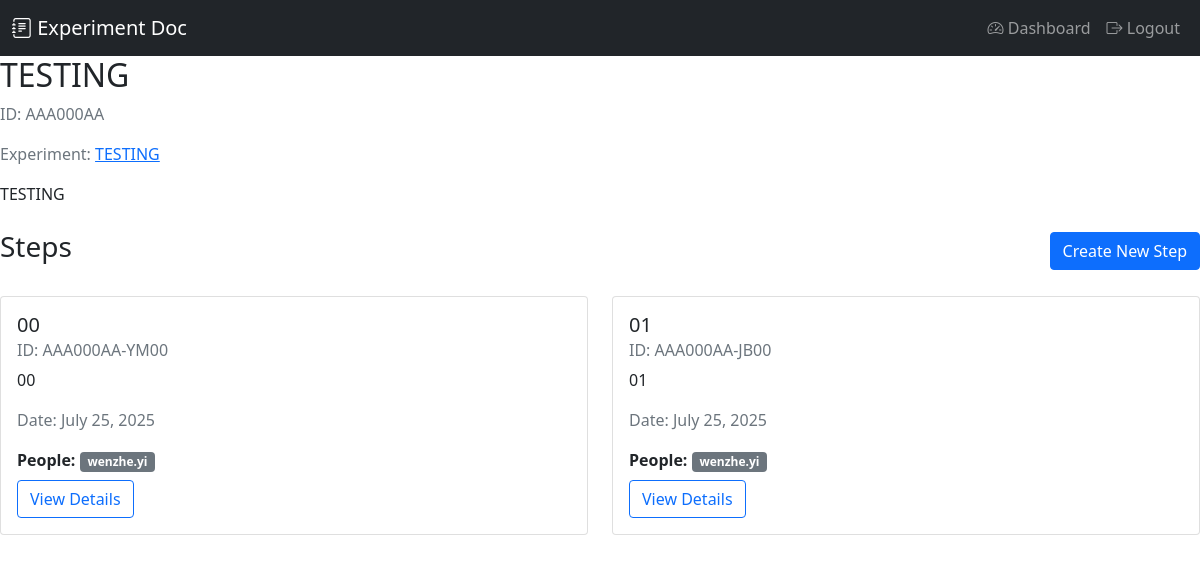
The app's page /flow/AAA000AA/ (signed in) with its own data.
### experiments/models.py (models this page shows, shortened)
class Flow(models.Model):
    id = models.CharField(
        primary_key=True,
        max_length=8,
        validators=[RegexValidator(r'^[A-Z]{3}\d{3}[A-Z]{2}$', 'Format must be AAA000AA')],
        help_text='Flow ID in format AAA000AA'
    )
    experiment = models.ForeignKey(Experiment, on_delete=models.CASCADE, related_name='flows')
    title = models.CharField(max_length=200)
    description = models.TextField(blank=True)
    created_at = models.DateTimeField(auto_now_add=True)
    updated_at = models.DateTimeField(auto_now=True)

class Experiment(models.Model):
    id = models.CharField(
        primary_key=True,
        max_length=6,
        validators=[RegexValidator(r'^[A-Z]{3}\d{3}$', 'Format must be AAA000')],
        help_text='Experiment ID in format AAA000'
    )
    title = models.CharField(max_length=200)
    description = models.TextField(blank=True)
    created_by = models.ForeignKey(User, on_delete=models.CASCADE)
    created_at = models.DateTimeField(auto_now_add=True)
    updated_at = models.DateTimeField(auto_now=True)

class Step(models.Model):
    id = models.CharField(
        primary_key=True,
        max_length=13,
        validators=[RegexValidator(r'^[A-Z]{3}\d{3}[A-Z]{2}-[A-Z]{2}\d{2}$', 'Format must be AAA000AA-AA00')],
        help_text='Step ID in format AAA000AA-AA00'
    )
    flow = models.ForeignKey(Flow, on_delete=models.CASCADE, related_name='steps')
    step_type = models.ForeignKey(StepType, on_delete=models.PROTECT, related_name='steps')
    previous_step = models.ForeignKey('self', on_delete=models.SET_NULL, null=True, blank=True, related_name='next_steps')
    title = models.CharField(max_length=200)
    description = models.TextField(blank=True)
    people = models.ManyToManyField(User, related_name='assigned_steps')
    date = models.DateField()
    created_at = models.DateTimeField(auto_now_add=True)
    updated_at = models.DateTimeField(auto_now=True)

### experiments/views.py (the view)
# urls.py: path('flow/<str:flow_id>/', views.flow_detail, name='flow_detail'),
@login_required
def flow_detail(request, flow_id):
    flow = get_object_or_404(Flow, id=flow_id)
    steps = flow.steps.all()
    return render(request, 'experiments/flow_detail.html', {
        'flow': flow,
        'steps': steps
    })

### experiments/templates/experiments/flow_detail.html
{% extends 'experiments/base.html' %}
{% block content %}
<div class="mb-4">
    <h2>{{ flow.title }}</h2>
    <p class="text-muted">ID: {{ flow.id }}</p>
    <p class="text-muted">Experiment: <a href="{% url 'experiment_detail' experiment_id=flow.experiment.id %}">{{ flow.experiment.title }}</a></p>
    <p>{{ flow.description }}</p>
</div>
<div class="d-flex justify-content-between align-items-center mb-4">
    <h3>Steps</h3>
    <a href="{% url 'step_create' flow_id=flow.id %}" class="btn btn-primary">Create New Step</a>
</div>
<div class="row">
    {% for step in steps %}
    <div class="col-md-6 mb-4">
        <div class="card">
            <div class="card-body">
                <h5 class="card-title">{{ step.title }}</h5>
                <h6 class="card-subtitle mb-2 text-muted">ID: {{ step.id }}</h6>
                <p class="card-text">{{ step.description|truncatewords:30 }}</p>
                <p class="text-muted">Date: {{ step.date }}</p>
                <div class="mb-2">
                    <strong>People:</strong>
                    {% for person in step.people.all %}
                    <span class="badge bg-secondary">{{ person.username }}</span>
                    {% endfor %}
                </div>
                <a href="{% url 'step_detail' step_id=step.id %}" class="btn btn-outline-primary">View Details</a>
            </div>
        </div>
    </div>
    {% empty %}
    <div class="col-12">
        <div class="alert alert-info">
            No steps found. Start by creating a new step!
        </div>
    </div>
    {% endfor %}
</div>
{% endblock %}

### experiments/templates/experiments/base.html (shortened to what this page needs)
<!DOCTYPE html>
<html lang="en">
<head>
    <link href="https://cdn.jsdelivr.net/npm/bootstrap@5.1.3/dist/css/bootstrap.min.css" rel="stylesheet">
    <link href="https://cdn.jsdelivr.net/npm/bootstrap-icons@1.7.2/font/bootstrap-icons.css" rel="stylesheet">
</head>
<body>
    <nav class="navbar navbar-expand-lg navbar-dark bg-dark">
        <div class="container-fluid">
            <a class="navbar-brand" href="{% url 'dashboard' %}">
                <i class="bi bi-journal-text"></i> Experiment Doc
            </a>
            <div class="collapse navbar-collapse" id="navbarNav">
                <ul class="navbar-nav ms-auto">
                    {% if user.is_authenticated %}
                    <li class="nav-item">
                        <a class="nav-link" href="{% url 'dashboard' %}">
                            <i class="bi bi-speedometer2"></i> Dashboard
                        </a>
                    </li>
                    <li class="nav-item">
                        <a class="nav-link" href="{% url 'logout' %}">
                            <i class="bi bi-box-arrow-right"></i> Logout
                        </a>
                    </li>
                    {% else %}
                    <li class="nav-item">
                        <a class="nav-link" href="{% url 'login' %}">
                            <i class="bi bi-box-arrow-in-right"></i> Login
                        </a>
                    </li>
                    {% endif %}
                </ul>
            </div>
        </div>
    </nav>
    {% block content %}
    {% endblock %}
</body>
</html>

### records on screen
Flow: title "TESTING", id "AAA000AA", experiment "TESTING", description "TESTING"
Step: title "00", id "AAA000AA-YM00", description "00", date "July 25, 2025"
Step: title "01", id "AAA000AA-JB00", description "01", date "July 25, 2025"

### other values on screen
{{ person.username }} "wenzhe.yi"
